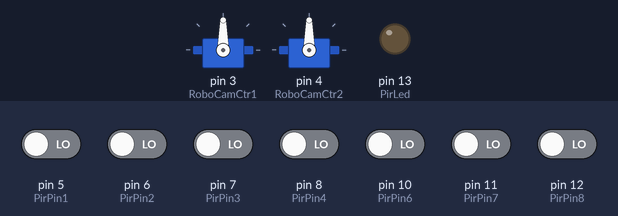
Recording of a sketch running on a simulated Arduino Uno, built with avr-gcc and run on an emulated ATmega328P. Parts: 2 × servo, output pins drawn as LEDs (lit = HIGH). Inputs (shaded band) come from the test bench; at power-on: pin 5 (PirPin1), pin 6 (PirPin2), pin 7 (PirPin3), pin 8 (PirPin4), pin 10 (PirPin6), pin 11 (PirPin7), pin 12 (PirPin8) LOW. What the sketch prints to the serial monitor is not drawn.

Above: at 11.2 s.
11.3 s: pin 5 (PirPin1) driven HIGH
At 17.9 s:
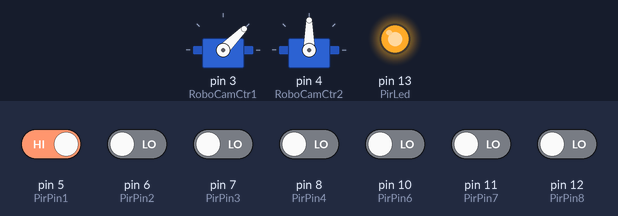
18.5 s: pin 6 (PirPin2) driven HIGH
At 26.3 s:
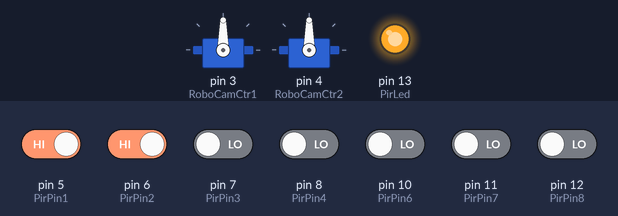
26.6 s: pin 7 (PirPin3) driven HIGH
At 33.9 s:
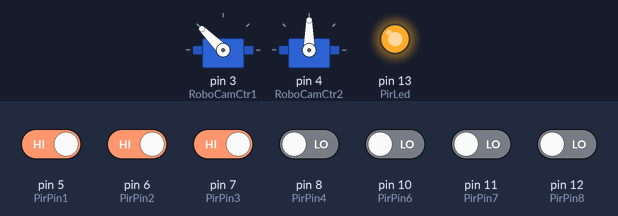
34.7 s: pin 8 (PirPin4) driven HIGH
At 42.5 s:
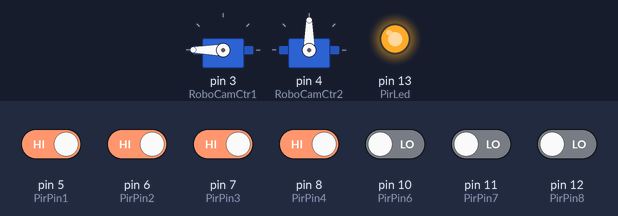
42.8 s: pin 11 (PirPin7) driven HIGH
At 44.1 s:
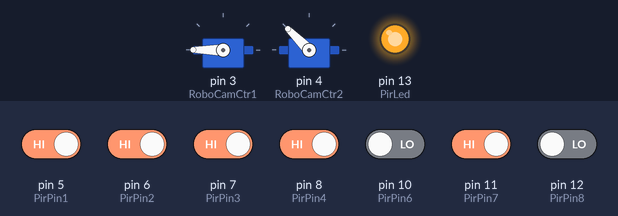
45.4 s: pin 12 (PirPin8) driven HIGH
At 52.7 s:
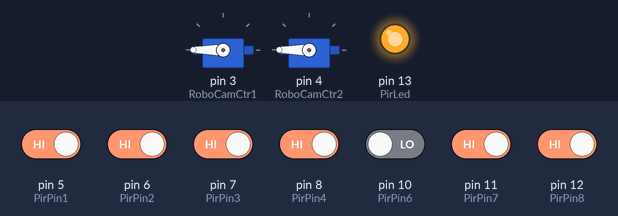
Timing chart, 0 to 54.0 s (numbered marks = the images above; inputs shaded):
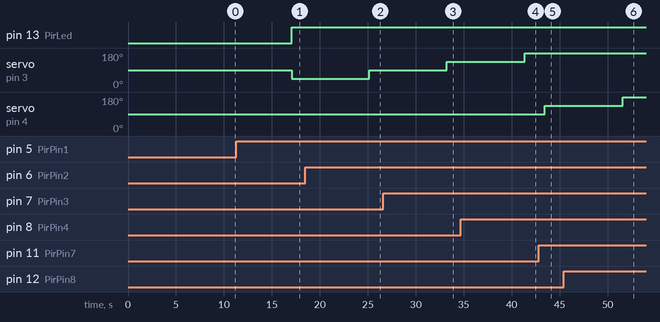

Measured:
- after the input at 11.3 s, pin 13 (PirLed): LOW → HIGH after 5.8 s; servo on pin 3 (RoboCamCtr1): 90° → 45° after 5.8 s
- after the input at 18.5 s, servo on pin 3 (RoboCamCtr1): 45° → 90° after 6.7 s
- after the input at 26.6 s, servo on pin 3 (RoboCamCtr1): 90° → 135° after 6.7 s
- after the input at 34.7 s, servo on pin 3 (RoboCamCtr1): 135° → 180° after 6.7 s
- after the input at 42.8 s, servo on pin 4 (RoboCamCtr2): 90° → 135° after 0.65 s
- after the input at 45.4 s, servo on pin 4 (RoboCamCtr2): 135° → 180° after 6.2 s

The sketch:

camRobot.ino
```cpp
#include <Servo.h>

// Servo object creation
Servo RoboCam1;                              //Create a servo object to control Camera angle
Servo RoboCam2;                              //Create a servo object to control Camera angle

//Pin (Hardware) for Motion and Servocontroller declaration
const int RoboCamCtr1 = 3;
const int RoboCamCtr2 = 4;
const int PirPin1     = 5;
const int PirPin2     = 6;
const int PirPin3     = 7;
const int PirPin4     = 8;
const int PirPin5     = 9;
const int PirPin6     = 10;
const int PirPin7     = 11;
const int PirPin8     = 12;
const int PirLed      = 13;

//Variable Declaration

int calibrationTime           = 10;                                           //  Declaration of array to take the time we give the sensor to calibrate (10-60 secs according to the datasheet)
long unsigned int lowIn[8];                                                   //  Declaration of array to take the time when the sensor outputs a low impulse
long unsigned int pause       = 5000;                                         //  the amount of milliseconds the sensor has to be low before we assume all motion has stopped
boolean lockLow[8]            = {true,true,true,true,true,true,true,true};    //  Declaration of a boolean array that will be defined in the LOOP Function

boolean takeLowTime[8];


void setup (){

  Serial.begin(9600);                           //  Set BaudRate to default baud rate 9600 for both computer and GSM

  RoboCam1.attach(RoboCamCtr1);
  RoboCam2.attach(RoboCamCtr2);

  pinMode(PirPin1, INPUT);
  pinMode(PirPin2, INPUT);
  pinMode(PirPin3, INPUT);
  pinMode(PirPin4, INPUT);
  pinMode(PirPin5, INPUT);
  pinMode(PirPin6, INPUT);
  pinMode(PirPin7, INPUT);
  pinMode(PirPin8, INPUT);
  pinMode(PirLed, OUTPUT);

  digitalWrite(PirPin1, LOW);
  digitalWrite(PirPin2, LOW);
  digitalWrite(PirPin3, LOW);
  digitalWrite(PirPin4, LOW);
  digitalWrite(PirPin5, LOW);
  digitalWrite(PirPin6, LOW);
  digitalWrite(PirPin7, LOW);
  digitalWrite(PirPin8, LOW);

  digitalWrite(PirLed, LOW);

  //give the sensor some time to calibrate
  Serial.print("calibrating sensor ");
  for (int i = 0; i < calibrationTime; i++) {
    Serial.print(".");
    delay(1000);
  }
  Serial.println("SENSOR ACTIVE");
  delay(50);
}

void loop(){
  MotionOne();MotionTwo();MotionThree();MotionFour();MotionSix();MotionSeven();MotionEight();
  if(!takeLowTime[0] && !takeLowTime[1] && !takeLowTime[2] && !takeLowTime[3] && !takeLowTime[4] && !takeLowTime[5] && !takeLowTime[6] && !takeLowTime[7]){
     digitalWrite(PirLed, LOW);               //No more motion, in any angle therefore turn off LED
  }
}


void MotionOne(){
 if (digitalRead(PirPin1) == HIGH) {                //if pin 5 of the micocontroller is high
          digitalWrite(PirLed, HIGH);               //motion detected, turn on LED
          if (lockLow[0]) {
              lockLow[0] = false;                      //makes sure we wait for a transition to LOW before any further output is made:
              RoboCam1.write(45);
              Serial.println("---");
              Serial.print("motion detected @ Location_one at ");
              Serial.print(millis() / 1000);
              Serial.println(" sec");
              delay(100);

          }
          takeLowTime[0] = true;
    }
    if (digitalRead(PirPin1) == LOW) {
        if (takeLowTime[0]) {
            lowIn[0] = millis();                       //save the time of the transition from high to LOW
            takeLowTime[0] = false;
        }
        //if the sensor is low for more than the given pause, we assume that no more motion is going to happen
        if (!lockLow[0] && millis() - lowIn[0] > pause) {
            //makes sure this block of code is only executed again after a new motion sequence has been detected
            lockLow[0] = true;
            Serial.print("motion ended at ");
            Serial.print((millis() - pause) / 1000);
            Serial.println(" sec");
            delay(100);
        }
    }
    delay(1000);
}

void MotionTwo(){
 if (digitalRead(PirPin2) == HIGH) {                //if pin 6 of the micocontroller is high
          digitalWrite(PirLed, HIGH);               //motion detected, turn on LED
          if (lockLow[1]) {
              lockLow[1] = false;                      //makes sure we wait for a transition to LOW before any further output is made:
              RoboCam1.write(90);
              Serial.println("---");
              Serial.print("motion detected @ Location_two at ");
              Serial.print(millis() / 1000);
              Serial.println(" sec");
              delay(100);

          }
          takeLowTime[1] = true;
    }
    if (digitalRead(PirPin2) == LOW) {
        if (takeLowTime[1]) {
            lowIn[1] = millis();                       //save the time of the transition from high to LOW
            takeLowTime[1] = false;
        }
        //if the sensor is low for more than the given pause, we assume that no more motion is going to happen
        if (!lockLow[1] && millis() - lowIn[1] > pause) {
            //makes sure this block of code is only executed again after a new motion sequence has been detected
            lockLow[1] = true;
            Serial.print("motion ended at ");
            Serial.print((millis() - pause) / 1000);
            Serial.println(" sec");
            delay(100);

        }
    }
    delay(1000);
}

void MotionThree(){
 if (digitalRead(PirPin3) == HIGH) {                //if pin 7 of the micocontroller is high
          digitalWrite(PirLed, HIGH);               //motion detected, turn on LED
          if (lockLow[2]) {
              lockLow[2] = false;                      //makes sure we wait for a transition to LOW before any further output is made:
              RoboCam1.write(135);
              Serial.println("---");
              Serial.print("motion detected @ Location_three at ");
              Serial.print(millis() / 1000);
              Serial.println(" sec");
              delay(100);

          }
          takeLowTime[2] = true;
    }
    if (digitalRead(PirPin3) == LOW) {
        if (takeLowTime[2]) {
            lowIn[2] = millis();                       //save the time of the transition from high to LOW
            takeLowTime[2] = false;
        }
        //if the sensor is low for more than the given pause, we assume that no more motion is going to happen
        if (!lockLow[2] && millis() - lowIn[2] > pause) {
            //makes sure this block of code is only executed again after a new motion sequence has been detected
            lockLow[2] = true;
            Serial.print("motion ended at ");
            Serial.print((millis() - pause) / 1000);
            Serial.println(" sec");
            delay(100);

        }
    }
    delay(1000);
}

void MotionFour(){
 if (digitalRead(PirPin4) == HIGH) {                //if pin 8 of the micocontroller is high
          digitalWrite(PirLed, HIGH);               //motion detected, turn on LED
          if (lockLow[3]) {
              lockLow[3] = false;                      //makes sure we wait for a transition to LOW before any further output is made:
              RoboCam1.write(180);
              Serial.println("---");
              Serial.print("motion detected @ Location_four at ");
              Serial.print(millis() / 1000);
              Serial.println(" sec");
              delay(100);

          }
          takeLowTime[3] = true;
    }
    if (digitalRead(PirPin4) == LOW) {
        if (takeLowTime[3]) {
            lowIn[3] = millis();                       //save the time of the transition from high to LOW
            takeLowTime[3] = false;
        }
        //if the sensor is low for more than the given pause, we assume that no more motion is going to happen
        if (!lockLow[3] && millis() - lowIn[3] > pause) {
            //makes sure this block of code is only executed again after a new motion sequence has been detected
            lockLow[3] = true;
            Serial.print("motion ended at ");
            Serial.print((millis() - pause) / 1000);
            Serial.println(" sec");
            delay(100);

        }
    }
    delay(1000);
}

void MotionFive(){
 if (digitalRead(PirPin5) == HIGH) {                //if pin 9 of the micocontroller is high
          digitalWrite(PirLed, HIGH);               //motion detected, turn on LED
          if (lockLow[4]) {
              lockLow[4] = false;                      //makes sure we wait for a transition to LOW before any further output is made:
              RoboCam2.write(45);
              Serial.println("---");
              Serial.print("motion detected @ Location_five at ");
              Serial.print(millis() / 1000);
              Serial.println(" sec");
              delay(100);

          }
          takeLowTime[4] = true;
    }
    if (digitalRead(PirPin5) == LOW) {
        if (takeLowTime[4]) {
            lowIn[4] = millis();                       //save the time of the transition from high to LOW
            takeLowTime[4] = false;
        }
        //if the sensor is low for more than the given pause, we assume that no more motion is going to happen
        if (!lockLow[4] && millis() - lowIn[4] > pause) {
            //makes sure this block of code is only executed again after a new motion sequence has been detected
            lockLow[4] = true;
            Serial.print("motion ended at ");
            Serial.print((millis() - pause) / 1000);
            Serial.println(" sec");
            delay(100);

        }
    }
    delay(1000);
}

void MotionSix(){
 if (digitalRead(PirPin6) == HIGH) {                //if pin 10 of the micocontroller is high
          digitalWrite(PirLed, HIGH);               //motion detected, turn on LED
          if (lockLow[5]) {
              lockLow[5] = false;                      //makes sure we wait for a transition to LOW before any further output is made:
              RoboCam2.write(90);
              Serial.println("---");
              Serial.print("motion detected @ Location_six at ");
              Serial.print(millis() / 1000);
              Serial.println(" sec");
              delay(100);

          }
          takeLowTime[5] = true;
    }
    if (digitalRead(PirPin6) == LOW) {
        if (takeLowTime[5]) {
            lowIn[5] = millis();                       //save the time of the transition from high to LOW
            takeLowTime[5] = false;
        }
        //if the sensor is low for more than the given pause, we assume that no more motion is going to happen
        if (!lockLow[5] && millis() - lowIn[5] > pause) {
            //makes sure this block of code is only executed again after a new motion sequence has been detected
            lockLow[5] = true;
            Serial.print("motion ended at ");
            Serial.print((millis() - pause) / 1000);
            Serial.println(" sec");
            delay(100);

        }
    }
    delay(1000);
}

void MotionSeven(){
 if (digitalRead(PirPin7) == HIGH) {                //if pin 11 of the micocontroller is high
          digitalWrite(PirLed, HIGH);               //motion detected, turn on LED
          if (lockLow[6]) {
              lockLow[6] = false;                      //makes sure we wait for a transition to LOW before any further output is made:
              RoboCam2.write(135);
              Serial.println("---");
              Serial.print("motion detected @ Location_seven at ");
              Serial.print(millis() / 1000);
              Serial.println(" sec");
              delay(100);

          }
          takeLowTime[6] = true;
    }
    if (digitalRead(PirPin7) == LOW) {
        if (takeLowTime[6]) {
            lowIn[6] = millis();                       //save the time of the transition from high to LOW
            takeLowTime[6] = false;
        }
        //if the sensor is low for more than the given pause, we assume that no more motion is going to happen
        if (!lockLow[6] && millis() - lowIn[6] > pause) {
            //makes sure this block of code is only executed again after a new motion sequence has been detected
            lockLow[6] = true;
            Serial.print("motion ended at ");
            Serial.print((millis() - pause) / 1000);
            Serial.println(" sec");
            delay(100);

        }
    }
    delay(1000);
}

void MotionEight(){
 if (digitalRead(PirPin8) == HIGH) {                //if pin 12 of the micocontroller is high
          digitalWrite(PirLed, HIGH);               //motion detected, turn on LED
          if (lockLow[7]) {                         //if the boolean variablelockLow of index 7 is true;
              lockLow[7] = false;                   //makes sure we wait for a transition to LOW before any further output is made:
              RoboCam2.write(180);
              Serial.println("---");
              Serial.print("motion detected @ Location_eight at ");
              Serial.print(millis() / 1000);
              Serial.println(" sec");
              delay(100);

          }
          takeLowTime[7] = true;
    }
    if (digitalRead(PirPin8) == LOW) {                 //if pin 12 of the micocontroller is low
        if (takeLowTime[7]) {
            lowIn[7] = millis();                       //save the time of the transition from high to LOW
            takeLowTime[7] = false;
        }
        //if the sensor is low for more than the given pause, we assume that no more motion is going to happen
        if (!lockLow[7] && millis() - lowIn[7] > pause) {
            //makes sure this block of code is only executed again after a new motion sequence has been detected
            lockLow[7] = true;
            Serial.print("motion ended at ");
            Serial.print((millis() - pause) / 1000);
            Serial.println(" sec");
            delay(100);

        }
    }
    delay(1000);
}
```
